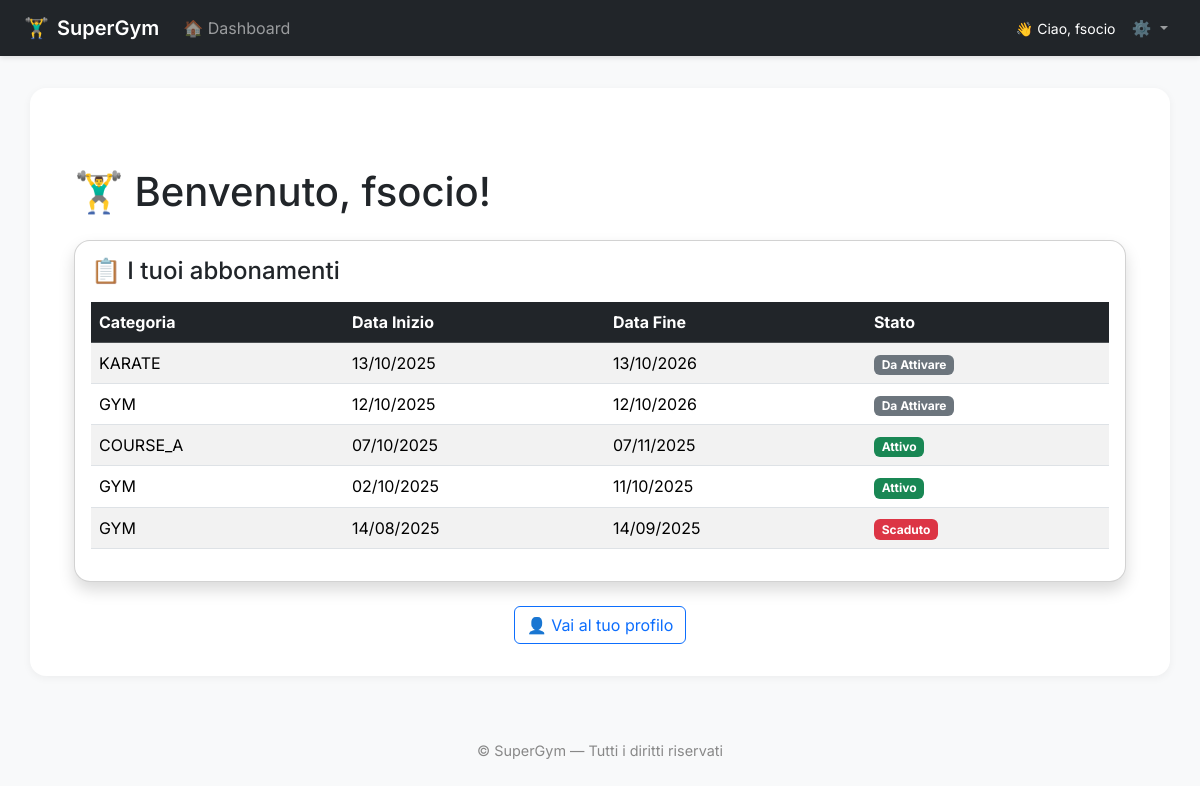
The app's page /dashboard/ (signed in) with its own data.
### members/models.py (models this page shows, shortened)
class Member(AbstractUser):
    first_name = models.CharField(_("Nome"), max_length=150, blank=False)
    last_name = models.CharField(_("Cognome"), max_length=150, blank=False)
    email = models.EmailField(_("Email"), blank=False)
    date_of_birth = models.DateField(_("Data di nascita"), null=True, blank=True)
    phone_number = models.CharField(_("Numero di telefono"), max_length=20, blank=True)
    address = models.CharField(_("Indirizzo"), max_length=255, blank=True)
    class Meta:
        verbose_name = _("Socio")
        verbose_name_plural = _("Soci")
        ordering = ['last_name', 'first_name']

class Subscription(models.Model):
    class SubscriptionType(models.TextChoices):
        MONTHLY = 'MONTHLY', _('Mensile')
        SEMESTRAL = 'SEMESTRAL', _('Semestrale')
        ANNUAL = 'ANNUAL', _('Annuale')
    class Category(models.TextChoices):
        GYM = 'GYM', _('Palestra')
        COURSE_A = 'COURSE_A', _('Corso A')
        KARATE = 'KARATE', _('Karate')
    member = models.ForeignKey(
        Member,
        on_delete=models.CASCADE,
        related_name="subscriptions",
        verbose_name=_("Socio")
    )
    subscription_type = models.CharField(
        max_length=20,
        choices=SubscriptionType.choices,
        verbose_name=_("Tipologia abbonamento")
    )
    category = models.CharField(
        max_length=20,
        choices=Category.choices,
        verbose_name=_("Categoria")
    )
    start_date = models.DateField(verbose_name=_("Data inizio"))
    end_date = models.DateField(verbose_name=_("Data fine"), null=True, blank=True)
    class Meta:
        verbose_name = _("Abbonamento")
        verbose_name_plural = _("Abbonamenti")
        ordering = ['-end_date']

### members/views.py (the view)
# urls.py: path('dashboard/', views.dashboard, name='dashboard'),
@login_required
def dashboard(request):
    user = request.user
    if user.is_staff or user.is_superuser:
        search_query = request.GET.get('q', '')
        members_qs = Member.objects.all()
        if search_query:
            members_qs = members_qs.filter(
                first_name__icontains=search_query
            ) | members_qs.filter(
                last_name__icontains=search_query
            ) | members_qs.filter(
                email__icontains=search_query
            )
        paginator = Paginator(members_qs.order_by('last_name', 'first_name'), 10)
        page_number = request.GET.get('page')
        members = paginator.get_page(page_number)
        total_members = Member.objects.count()
        active_members = Member.objects.filter(is_active=True).count()
        total_documents = MemberDocument.objects.count()
        today = timezone.now().date()
        expired_certificates = 0
        active_certificates = 0
        for member in Member.objects.all():
            latest_cert = member.documents.filter(document_type='MEDICAL_CERTIFICATE').order_by('-expiration_date').first()
            if latest_cert:
                if latest_cert.expiration_date and latest_cert.expiration_date < today:
                    expired_certificates += 1
                else:
                    active_certificates += 1
        from collections import defaultdict
        member_categories = defaultdict(dict)
        active_subscriptions = 0
        expired_subscriptions = 0
        for sub in Subscription.objects.select_related('member').all():
            member_id = sub.member.id
            category = sub.category
            if category not in member_categories[member_id] or sub.end_date > member_categories[member_id][category].end_date:
                member_categories[member_id][category] = sub
        for member_subs in member_categories.values():
            for sub in member_subs.values():
                if sub.start_date > today:
                    continue  # non ancora attivo
                elif sub.end_date < today:
                    expired_subscriptions += 1
                else:
                    active_subscriptions += 1
        total_subscriptions = Subscription.objects.count()
        context = {
            'members': members,
            'total_members': total_members,
            'active_members': active_members,
            'total_documents': total_documents,
            'expired_certificates': expired_certificates,
            'active_certificates': active_certificates,
            'total_subscriptions': total_subscriptions,
            'active_subscriptions': active_subscriptions,
            'expired_subscriptions': expired_subscriptions,
            'request': request,
        }
        return render(request, 'dashboard.html', context)
    else:
        subscriptions = Subscription.objects.filter(member=user).order_by("-start_date")
        latest_per_category = (
            subscriptions.values("category")
            .annotate(last_end=Max("end_date"))
            .order_by()
        )
        today = date.today()  # 👈 questa è la variabile che serve al template
        return render(request, "user_dashboard.html", {
            "member": user,
            "subscriptions": subscriptions,
            "today": today,
        })

### templates/user_dashboard.html (shortened to what this page needs)
{% extends "base.html" %}
{% block content %}
<div class="container mt-5">
    <h1 class="mb-4">🏋️‍♂️ Benvenuto, {{ member.first_name }}!</h1>
    <div class="card shadow mb-4">
        <div class="card-body">
            <h4 class="mb-3">📋 I tuoi abbonamenti</h4>
            {% if subscriptions %}
                <table class="table table-striped align-middle">
                    <thead class="table-dark">
                        <tr>
                            <th>Categoria</th>
                            <th>Data Inizio</th>
                            <th>Data Fine</th>
                            <th>Stato</th>
                        </tr>
                    </thead>
                    <tbody>
                        {% for sub in subscriptions %}
                        <tr>
                            <td>{{ sub.category }}</td>
                            <td>{{ sub.start_date|date:"d/m/Y" }}</td>
                            <td>{{ sub.end_date|date:"d/m/Y" }}</td>
                            <td>
                                {% if sub.end_date >= today and sub.start_date <= today %}
                                    <span class="badge bg-success">Attivo</span>
                                {% elif sub.end_date >= today and sub.start_date >= today %}
                                    <span class="badge bg-secondary">Da Attivare</span>
                                {% else %}
                                    <span class="badge bg-danger">Scaduto</span>
                                {% endif %}
                            </td>
                        </tr>
                        {% endfor %}
                    </tbody>
                </table>
            {% else %}
                <p>Nessun abbonamento registrato.</p>
            {% endif %}
        </div>
    </div>
    <div class="text-center">
        <a href="{% url 'members:profile' %}" class="btn btn-outline-primary">👤 Vai al tuo profilo</a>
    </div>
</div>
{% endblock %}

### templates/base.html (shortened to what this page needs)
<!DOCTYPE html>
{% load static %}
<html lang="it">
<head>
    <link href="https://cdn.jsdelivr.net/npm/bootstrap@5.3.2/dist/css/bootstrap.min.css" rel="stylesheet">
    <link href="{% static '/css/style.css' %}" rel="stylesheet">
</head>
<body>
<nav class="navbar navbar-expand-lg navbar-dark bg-dark">
    <div class="container-fluid px-4">
        <a class="navbar-brand d-flex align-items-center" href="{% url 'dashboard' %}">
            🏋️‍♂️ <span class="ms-2">SuperGym</span>
        </a>
        <div class="collapse navbar-collapse" id="navbarContent">
            {% if user.is_authenticated %}
            {% if user.is_staff or user.is_superuser %}
            <ul class="navbar-nav me-auto mb-2 mb-lg-0">
                <li class="nav-item dropdown">
                    <a class="nav-link dropdown-toggle" href="#" id="membersDropdown" role="button" data-bs-toggle="dropdown" aria-expanded="false">
                        👥 Soci
                    </a>
                    <ul class="dropdown-menu" aria-labelledby="membersDropdown">
                        <li><a class="dropdown-item" href="{% url 'dashboard' %}">📋 Lista Soci</a></li>
                        <li><a class="dropdown-item" href="{% url 'members:add_member' %}">➕ Aggiungi Socio</a></li>
                    </ul>
                </li>
                <li class="nav-item dropdown">
                    <a class="nav-link dropdown-toggle" href="#" id="docsDropdown" role="button" data-bs-toggle="dropdown" aria-expanded="false">
                        📄 Documenti
                    </a>
                    <ul class="dropdown-menu" aria-labelledby="docsDropdown">
                        <li><a class="dropdown-item" href="{% url 'members:medical_certificate_status' %}">🩺 Certificati Medici</a></li>
                        {% if user.is_superuser %}
                            <li><hr class="dropdown-divider"></li>
                            <li><a class="dropdown-item text-primary" href="{% url 'members:add_document_admin' %}">➕ Aggiungi Documento</a></li>
                        {% endif %}
                    </ul>
                </li>
                <li class="nav-item dropdown">
                    <a class="nav-link dropdown-toggle" href="#" id="subsDropdown" role="button" data-bs-toggle="dropdown" aria-expanded="false">
                        💳 Abbonamenti
                    </a>
                    <ul class="dropdown-menu" aria-labelledby="subsDropdown">
                        <li><a class="dropdown-item" href="{% url 'members:subscription_status' %}">📆 Stato Abbonamenti</a></li>
                        <li><a class="dropdown-item" href="{% url 'members:add_subscription_admin' %}">➕ Aggiungi Abbonamento</a></li>
                    </ul>
                </li>
            </ul>
            {% else %}
            <ul class="navbar-nav me-auto mb-2 mb-lg-0">
                <li class="nav-item">
                    <a class="nav-link" href="{% url 'dashboard' %}">🏠 Dashboard</a>
                </li>
            </ul>
            {% endif %}
            <ul class="navbar-nav ms-auto mb-2 mb-lg-0 align-items-center">
                <li class="nav-item me-2 text-white small">
                    👋 Ciao, {{ user.first_name|default:user.username }}
                </li>
                <li class="nav-item dropdown">
                    <a class="nav-link dropdown-toggle" href="#" id="systemDropdown" role="button" data-bs-toggle="dropdown" aria-expanded="false">
                        ⚙️
                    </a>
                </li>
            </ul>
            {% endif %}
        </div>
    </div>
</nav>
<main class="container main-container">
    {% block content %}{% endblock %}
</main>
<footer>
    © {{ now|date:"Y" }} SuperGym — Tutti i diritti riservati
</footer>
</body>
</html>

### static/css/style.css (style rules this page uses)
body { background-color: #f8f9fa; }
.card { border-radius: 1rem; }
body { font-family: 'Inter', sans-serif; background-color: #f8f9fa; }
.navbar { box-shadow: 0 2px 5px rgba(0,0,0,0.1); }
.navbar-brand { font-weight: 600; font-size: 1.25rem; }
.nav-link { transition: color 0.2s, transform 0.2s; }
.main-container { background: white; border-radius: 1rem; padding: 2rem; box-shadow: 0 2px 8px rgba(0,0,0,0.05); margin-top: 2rem; }
footer { text-align: center; font-size: 0.9rem; color: #888; margin-top: 3rem; padding: 1rem 0; }

### records on screen
Member: first_name "fsocio"
Subscription: category "KARATE", start_date "13/10/2025", end_date "13/10/2026", shows "Da Attivare"
Subscription: category "GYM", start_date "12/10/2025", end_date "12/10/2026", shows "Da Attivare"
Subscription: category "COURSE_A", start_date "07/10/2025", end_date "07/11/2025", shows "Attivo"
Subscription: category "GYM", start_date "02/10/2025", end_date "11/10/2025", shows "Attivo"
Subscription: category "GYM", start_date "14/08/2025", end_date "14/09/2025", shows "Scaduto"
